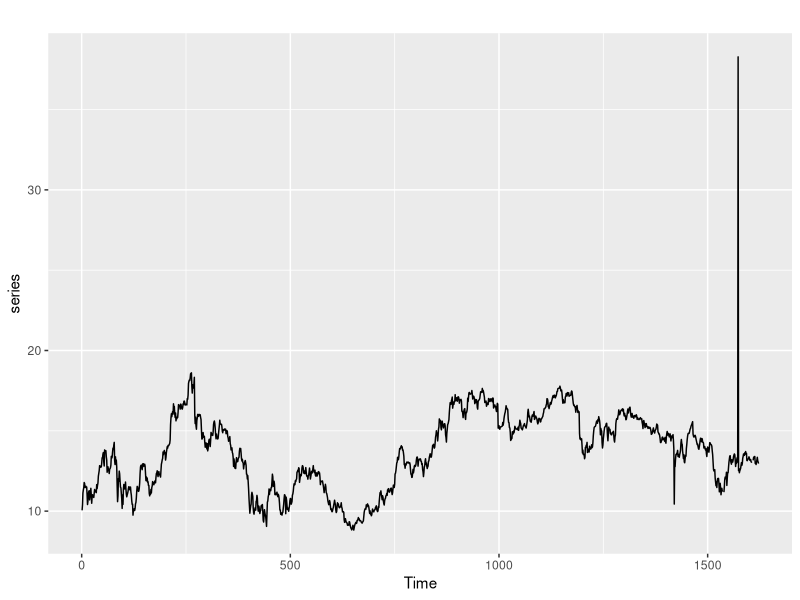
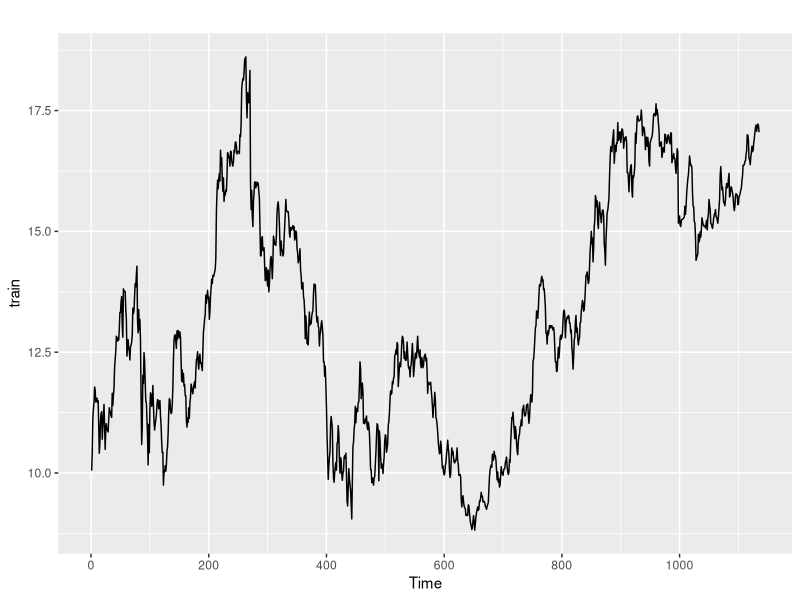
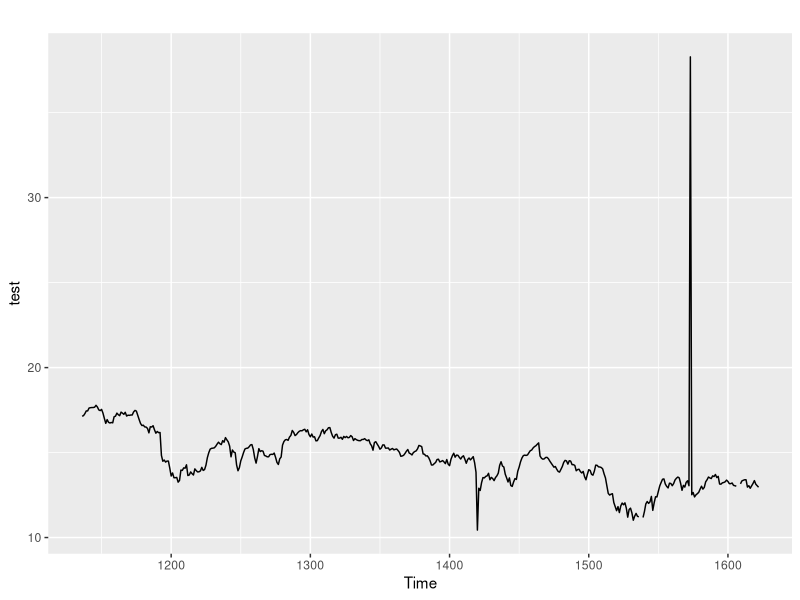
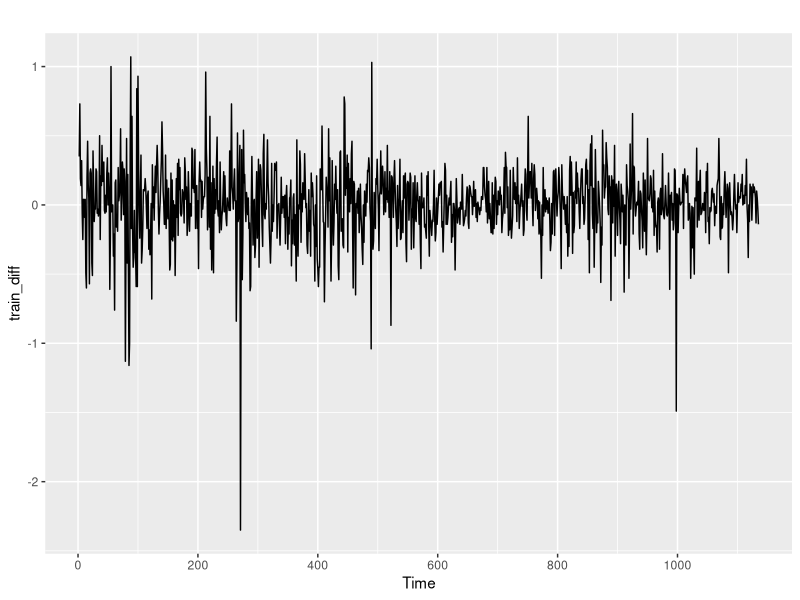
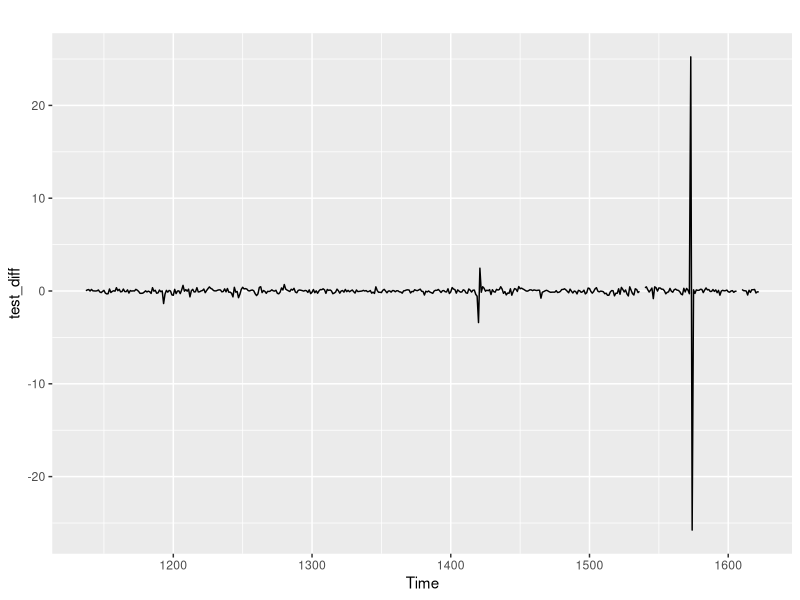
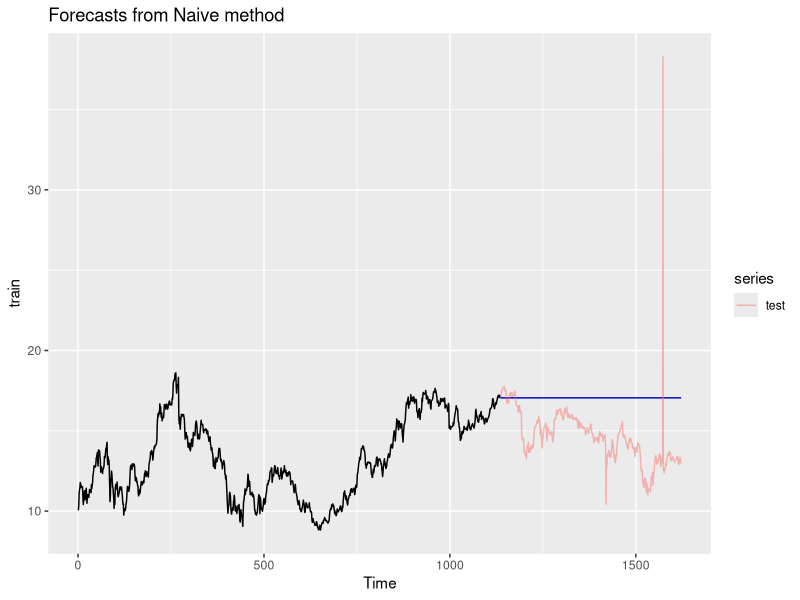
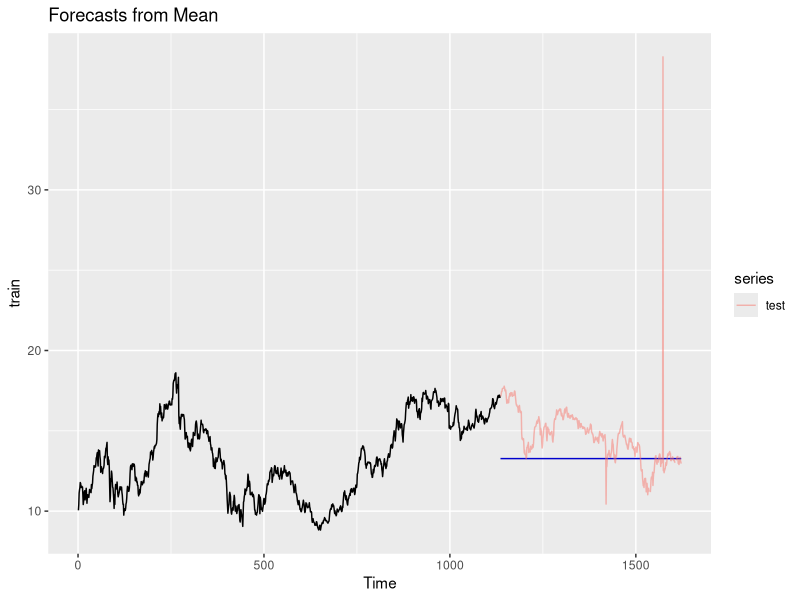
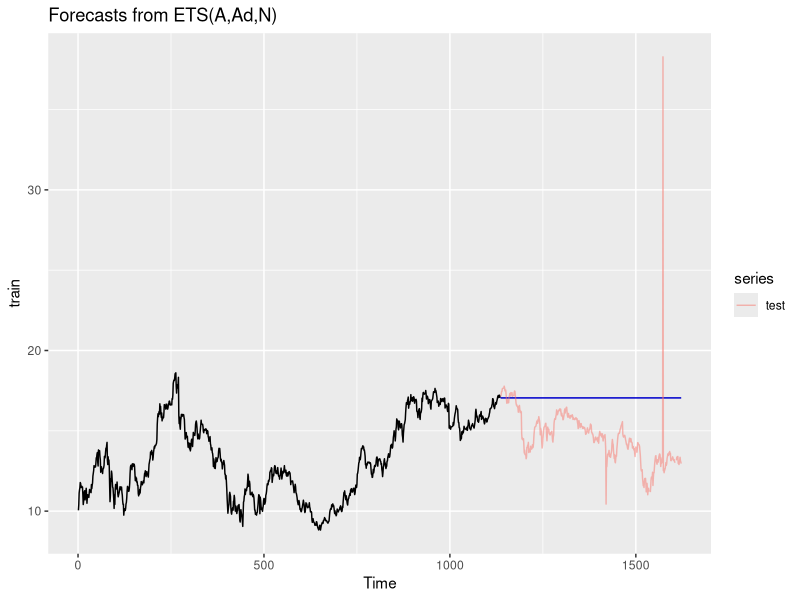

Write R code to recreate these figures, in order.
## ---- chunk 1
library(tidyverse)
library(readxl)
library(forecast)
library(urca)
## ---- chunk 2
category <- 'S02'
## ---- chunk 3
variable <- 'Var03'
## ---- chunk 4
xl <- read_excel('data/DATA624_Project1_Data_Schema.xlsx',
                 sheet = category, skip = 2)

series <- xl[1:1622,variable]
## ---- chunk 5
series <- ts(deframe(series), frequency = 1)
autoplot(series)
## ---- chunk 6
train <- head(series, round(length(series) * 0.7))
test <- tail(series, round(length(series) * 0.3))

cat('Obs. in test set:',length(train),
    '\nObs. in test set:',length(test),
    '\nTotal observations:',length(series))
    
autoplot(train)
autoplot(test)
## ---- chunk 7
train_diff <- diff(train)
test_diff <- diff(test)

autoplot(train_diff)
autoplot(test_diff)
## ---- chunk 8
naive_model <- naive(train, h = length(test), level = 0)
autoplot(naive_model) + 
  autolayer(test, alpha = 0.5)

mean_model <- meanf(train, h = length(test), level = 0)
autoplot(mean_model) + 
  autolayer(test, alpha = 0.5)

ets_model <- ets(train)
ets_forecast <- forecast(ets_model, h = length(test), PI = FALSE)
autoplot(ets_forecast) + 
  autolayer(test, alpha = 0.5)
## ---- chunk 9
naive_model_d <- naive(train_diff, h = length(test), level = 0)
autoplot(naive_model_d) + 
  autolayer(test_diff, alpha = 0.5)

mean_model_d <- meanf(train_diff, h = length(test), level = 0)
autoplot(mean_model_d) + 
  autolayer(test_diff, alpha = 0.5)

ets_model_d <- ets(train_diff)
ets_forecast_d <- forecast(ets_model_d, h = length(test), PI = FALSE)
autoplot(ets_forecast_d) + 
  autolayer(test_diff, alpha = 0.5)
## ---- chunk 10
ggplot(data.frame(data = train)) +
  geom_histogram(aes(data), bins = 50)

ggplot(data.frame(data = train_diff)) +
  geom_histogram(aes(data), bins = 50)
## ---- chunk 11
for (period in c(5,20,252)) {
  print(stl(ts(train, frequency = period),
            s.window = period,
            t.window = 250,
            robust = TRUE) %>%
        autoplot())
}
## ---- chunk 12
length(boxplot.stats(train, coef = 2.5)$out)
length(boxplot.stats(train_diff, coef = 2.5)$out)
## ---- chunk 13
ur.kpss(train) %>% summary()
## ---- chunk 14
ggAcf(train)
ggPacf(train)

ggAcf(train_diff)
ggPacf(train_diff)
## ---- chunk 15
arima_model <- Arima(train, order = c(1,1,1), include.drift = TRUE)
summary(arima_model)
checkresiduals(arima_model)
arima_forecast <- forecast(arima_model, h = length(test))
autoplot(arima_forecast) +
  autolayer(test)
## ---- chunk 16
autoarima_model <- auto.arima(train, 
                              approximation = FALSE, 
                              stepwise = FALSE)
summary(autoarima_model)
checkresiduals(autoarima_model)
autoarima_forecast <- forecast(autoarima_model, h = length(test))
autoplot(autoarima_forecast) +
  autolayer(test)
## ---- chunk 17
# TBD
## ---- chunk 18
naive_mape <- mean(abs(naive_model$mean - test) / test, na.rm = TRUE)
naive_mape_d <- mean(abs(naive_model_d$mean - test) / test, na.rm = TRUE)
mean_mape <- mean(abs(mean_model$mean - test) / test, na.rm = TRUE)
mean_mape_d <- mean(abs(mean_model_d$mean - test) / test, na.rm = TRUE)
ets_mape <- mean(abs(ets_forecast$mean - test) / test, na.rm = TRUE)
ets_mape_d <- mean(abs(ets_forecast_d$mean - test) / test, na.rm = TRUE)

arima_mape <- mean(
  abs(arima_forecast$mean - test) / test, na.rm = TRUE)

autoarima_mape <- mean(
  abs(autoarima_forecast$mean - test) / test, na.rm = TRUE)

results <- data.frame(
  model = c('naive','naive_d',
            'mean','mean_d',
            'ets','ets_d',
            'arima','autoarima'),
  mape = c(naive_mape, naive_mape_d,
           mean_mape, mean_mape_d,
           ets_mape, ets_mape_d,
           arima_mape, autoarima_mape)
)

results %>%
  arrange(mape)
